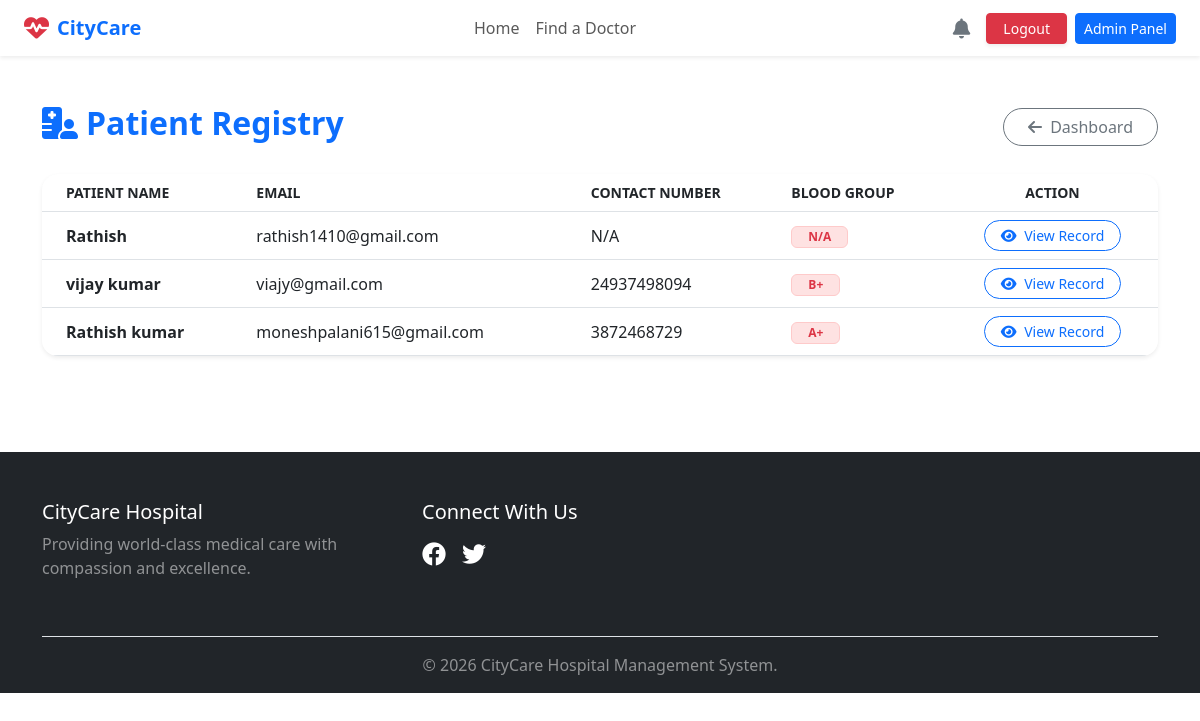
The page /admin-panel/patients/ (signed in) on the database its author committed.
### patients/models.py (models this page shows, shortened)
class Patient(models.Model):
    user = models.OneToOneField(settings.AUTH_USER_MODEL, on_delete=models.CASCADE, related_name='patient_profile')
    date_of_birth = models.DateField(null=True, blank=True)
    blood_group = models.CharField(max_length=10, blank=True)
    medical_history = models.TextField(blank=True, help_text="Past illnesses, allergies, etc.")
    contact_number = models.CharField(max_length=15, blank=True)
    address = models.TextField(blank=True)
    profile_picture = models.ImageField(upload_to='profile_pics/patients/', null=True, blank=True)

### accounts/models.py (models this page shows, shortened)
class CustomUser(AbstractUser):
    is_admin = models.BooleanField(default=False)
    is_doctor = models.BooleanField(default=False)
    is_patient = models.BooleanField(default=False)

### dashboard/views.py (the view)
# urls.py: path('admin-panel/patients/', dashboard_views.admin_patient_list, name='admin_patient_list'),
@login_required
def admin_patient_list(request):
    if not (request.user.is_superuser or request.user.is_staff):
        return redirect('home')
    patients = Patient.objects.all().order_by('-id')  # Newest patients first
    return render(request, 'dashboard/admin_patient_list.html', {'patients': patients})

### dashboard/context_processors.py (called while the page is built)
def user_notifications(request):
    if request.user.is_authenticated:
        unread_notifications = Notification.objects.filter(user=request.user, is_read=False).order_by('-created_at')
        return {
            'notifications': unread_notifications,
            'unread_count': unread_notifications.count()
        }
    return {'notifications': [], 'unread_count': 0}

### templates/dashboard/admin_patient_list.html
{% extends 'base.html' %}
{% block content %}
<div class="container py-5">
    <div class="d-flex justify-content-between align-items-center mb-4">
        <h2 class="fw-bold text-primary">
            <i class="fas fa-hospital-user me-2"></i>Patient Registry
        </h2>
        <a href="{% url 'admin_panel' %}" class="btn btn-outline-secondary rounded-pill px-4">
            <i class="fas fa-arrow-left me-1"></i> Dashboard
        </a>
    </div>
    <div class="card border-0 shadow-sm rounded-4 overflow-hidden">
        <div class="table-responsive">
            <table class="table table-hover align-middle mb-0">
                <thead class="bg-light text-muted small text-uppercase">
                    <tr>
                        <th class="ps-4">Patient Name</th>
                        <th>Email</th>
                        <th>Contact Number</th>
                        <th>Blood Group</th>
                        <th class="text-center">Action</th>
                    </tr>
                </thead>
                <tbody>
                    {% for patient in patients %}
                    <tr>
                        <td class="ps-4">
                            <div class="fw-bold text-dark">{{ patient.user.get_full_name|default:patient.user.username }}</div>
                        </td>
                        <td>{{ patient.user.email }}</td>
                        <td>{{ patient.contact_number|default:"N/A" }}</td>
                        <td>
                            <span class="badge bg-danger-soft text-danger px-3">
                                {{ patient.blood_group|default:"N/A" }}
                            </span>
                        </td>
                        <td class="text-center">
                            <a href="{% url 'admin_patient_detail' patient.id %}" class="btn btn-sm btn-outline-primary rounded-pill px-3"><i class="fas fa-eye me-1"></i> View Record</a>
                        </td>
                    </tr>
                    {% empty %}
                    <tr>
                        <td colspan="5" class="text-center py-5 text-muted">
                            No patients registered in the system.
                        </td>
                    </tr>
                    {% endfor %}
                </tbody>
            </table>
        </div>
    </div>
</div>
{% endblock %}

### static/css/style.css (style rules this page uses)
.bg-danger-soft { background-color: #fee2e2 !important; color: #dc3545 !important; border: 1px solid #fecaca; }

### rows shown on the page
Patient: user.get_full_name "Rathish", user.email "rathish1410@gmail.com", contact_number "N/A", blood_group "N/A"
Patient: user.get_full_name "vijay kumar", user.email "viajy@gmail.com", contact_number "24937498094", blood_group "B+"
Patient: user.get_full_name "Rathish kumar", user.email "moneshpalani615@gmail.com", contact_number "3872468729", blood_group "A+"
